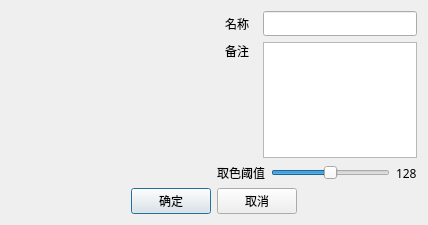
<?xml version="1.0" encoding="UTF-8"?>
<ui version="4.0">
 <class>DialogImportImg</class>
 <widget class="QDialog" name="DialogImportImg">
  <property name="enabled">
   <bool>true</bool>
  </property>
  <property name="geometry">
   <rect>
    <x>0</x>
    <y>0</y>
    <width>428</width>
    <height>225</height>
   </rect>
  </property>
  <property name="windowTitle">
   <string>导入图片</string>
  </property>
  <layout class="QGridLayout" name="gridLayout">
   <item row="0" column="0">
    <widget class="QLabel" name="labelPreviewImg">
     <property name="minimumSize">
      <size>
       <width>200</width>
       <height>128</height>
      </size>
     </property>
     <property name="frameShadow">
      <enum>QFrame::Plain</enum>
     </property>
     <property name="text">
      <string/>
     </property>
     <property name="alignment">
      <set>Qt::AlignCenter</set>
     </property>
    </widget>
   </item>
   <item row="0" column="1">
    <layout class="QVBoxLayout" name="verticalLayout_2">
     <item>
      <layout class="QHBoxLayout" name="horizontalLayout_4">
       <item>
        <widget class="QLabel" name="label">
         <property name="minimumSize">
          <size>
           <width>40</width>
           <height>0</height>
          </size>
         </property>
         <property name="font">
          <font>
           <family>Microsoft YaHei</family>
          </font>
         </property>
         <property name="text">
          <string>名称</string>
         </property>
         <property name="alignment">
          <set>Qt::AlignCenter</set>
         </property>
        </widget>
       </item>
       <item>
        <widget class="QLineEdit" name="lineEditName">
         <property name="font">
          <font>
           <family>Microsoft YaHei</family>
          </font>
         </property>
        </widget>
       </item>
      </layout>
     </item>
     <item>
      <layout class="QHBoxLayout" name="horizontalLayout_3">
       <item>
        <layout class="QVBoxLayout" name="verticalLayout">
         <item>
          <widget class="QLabel" name="label_3">
           <property name="minimumSize">
            <size>
             <width>40</width>
             <height>0</height>
            </size>
           </property>
           <property name="font">
            <font>
             <family>Microsoft YaHei</family>
            </font>
           </property>
           <property name="text">
            <string>备注</string>
           </property>
           <property name="alignment">
            <set>Qt::AlignCenter</set>
           </property>
          </widget>
         </item>
         <item>
          <spacer name="verticalSpacer">
           <property name="orientation">
            <enum>Qt::Vertical</enum>
           </property>
           <property name="sizeHint" stdset="0">
            <size>
             <width>20</width>
             <height>40</height>
            </size>
           </property>
          </spacer>
         </item>
        </layout>
       </item>
       <item>
        <widget class="QTextEdit" name="textEditBrief">
         <property name="font">
          <font>
           <family>Microsoft YaHei</family>
          </font>
         </property>
        </widget>
       </item>
      </layout>
     </item>
     <item>
      <layout class="QHBoxLayout" name="horizontalLayout_2">
       <item>
        <widget class="QLabel" name="label_2">
         <property name="minimumSize">
          <size>
           <width>40</width>
           <height>0</height>
          </size>
         </property>
         <property name="font">
          <font>
           <family>Microsoft YaHei</family>
          </font>
         </property>
         <property name="text">
          <string>取色阈值</string>
         </property>
         <property name="alignment">
          <set>Qt::AlignCenter</set>
         </property>
        </widget>
       </item>
       <item>
        <widget class="QSlider" name="sliderGrayscale">
         <property name="layoutDirection">
          <enum>Qt::LeftToRight</enum>
         </property>
         <property name="maximum">
          <number>255</number>
         </property>
         <property name="value">
          <number>128</number>
         </property>
         <property name="orientation">
          <enum>Qt::Horizontal</enum>
         </property>
        </widget>
       </item>
       <item>
        <widget class="QLabel" name="labelGrayscaleValue">
         <property name="font">
          <font>
           <family>Microsoft YaHei</family>
          </font>
         </property>
         <property name="text">
          <string>128</string>
         </property>
        </widget>
       </item>
      </layout>
     </item>
    </layout>
   </item>
   <item row="1" column="0" colspan="2">
    <layout class="QHBoxLayout" name="horizontalLayout">
     <item>
      <spacer name="horizontalSpacer">
       <property name="orientation">
        <enum>Qt::Horizontal</enum>
       </property>
       <property name="sizeHint" stdset="0">
        <size>
         <width>40</width>
         <height>20</height>
        </size>
       </property>
      </spacer>
     </item>
     <item>
      <widget class="QPushButton" name="btnOK">
       <property name="font">
        <font>
         <family>Microsoft YaHei</family>
        </font>
       </property>
       <property name="text">
        <string>确定</string>
       </property>
      </widget>
     </item>
     <item>
      <widget class="QPushButton" name="btnCancel">
       <property name="font">
        <font>
         <family>Microsoft YaHei</family>
        </font>
       </property>
       <property name="text">
        <string>取消</string>
       </property>
      </widget>
     </item>
     <item>
      <spacer name="horizontalSpacer_2">
       <property name="orientation">
        <enum>Qt::Horizontal</enum>
       </property>
       <property name="sizeHint" stdset="0">
        <size>
         <width>40</width>
         <height>20</height>
        </size>
       </property>
      </spacer>
     </item>
    </layout>
   </item>
  </layout>
 </widget>
 <resources/>
 <connections>
  <connection>
   <sender>btnOK</sender>
   <signal>clicked()</signal>
   <receiver>DialogImportImg</receiver>
   <slot>accept()</slot>
   <hints>
    <hint type="sourcelabel">
     <x>155</x>
     <y>216</y>
    </hint>
    <hint type="destinationlabel">
     <x>198</x>
     <y>127</y>
    </hint>
   </hints>
  </connection>
  <connection>
   <sender>btnCancel</sender>
   <signal>clicked()</signal>
   <receiver>DialogImportImg</receiver>
   <slot>reject()</slot>
   <hints>
    <hint type="sourcelabel">
     <x>241</x>
     <y>216</y>
    </hint>
    <hint type="destinationlabel">
     <x>198</x>
     <y>127</y>
    </hint>
   </hints>
  </connection>
 </connections>
</ui>
